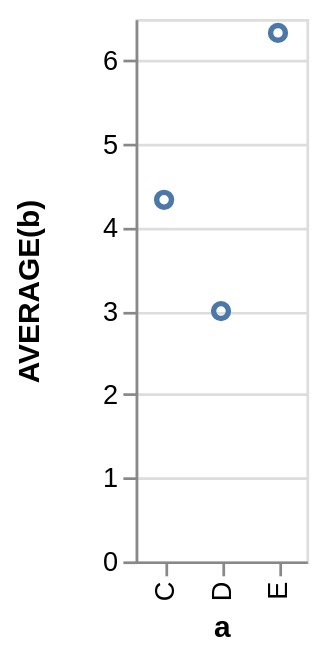

Write the Vega-Lite specification saved for this chart.
### Vega specification from a JSON file in a GitHub repository (floating-point values rounded to 4 significant figures)
{"$schema": "https://vega.github.io/schema/vega/v3.0.json", "autosize": "pad", "padding": 5, "height": 200, "style": "cell", "data": [{"name": "source_0", "values": [{"a": "C", "b": 2}, {"a": "C", "b": 7}, {"a": "C", "b": 4}, {"a": "D", "b": 1}, {"a": "D", "b": 2}, {"a": "D", "b": 6}, {"a": "E", "b": 8}, {"a": "E", "b": 4}, {"a": "E", "b": 7}], "format": {"type": "json"}}, {"name": "data_0", "source": "source_0", "transform": [{"type": "formula", "expr": "toNumber(datum[\"b\"])", "as": "b"}, {"type": "aggregate", "groupby": ["a"], "ops": ["average"], "fields": ["b"], "as": ["average_b"]}]}], "signals": [{"name": "x_step", "value": 21}, {"name": "width", "update": "bandspace(domain('x').length, 1, 0.5) * x_step"}], "marks": [{"name": "marks", "type": "symbol", "style": ["point"], "from": {"data": "data_0"}, "encode": {"update": {"x": {"scale": "x", "field": "a"}, "y": {"scale": "y", "field": "average_b"}, "stroke": {"value": "#4c78a8"}, "fill": {"value": "transparent"}}}}], "scales": [{"name": "x", "type": "point", "domain": {"data": "data_0", "field": "a", "sort": true}, "range": {"step": {"signal": "x_step"}}, "padding": 0.5}, {"name": "y", "type": "linear", "domain": {"data": "data_0", "field": "average_b"}, "range": [{"signal": "height"}, 0], "nice": true, "zero": true}], "axes": [{"scale": "x", "orient": "bottom", "title": "a", "zindex": 1, "encode": {"labels": {"update": {"angle": {"value": 270}, "align": {"value": "right"}, "baseline": {"value": "middle"}}}}}, {"scale": "y", "labelOverlap": true, "orient": "left", "tickCount": {"signal": "ceil(height/40)"}, "title": "AVERAGE(b)", "zindex": 1}, {"scale": "y", "domain": false, "grid": true, "labels": false, "maxExtent": 0, "minExtent": 0, "orient": "left", "tickCount": {"signal": "ceil(height/40)"}, "ticks": false, "zindex": 0, "gridScale": "x"}], "config": {"axisY": {"minExtent": 30}}}
